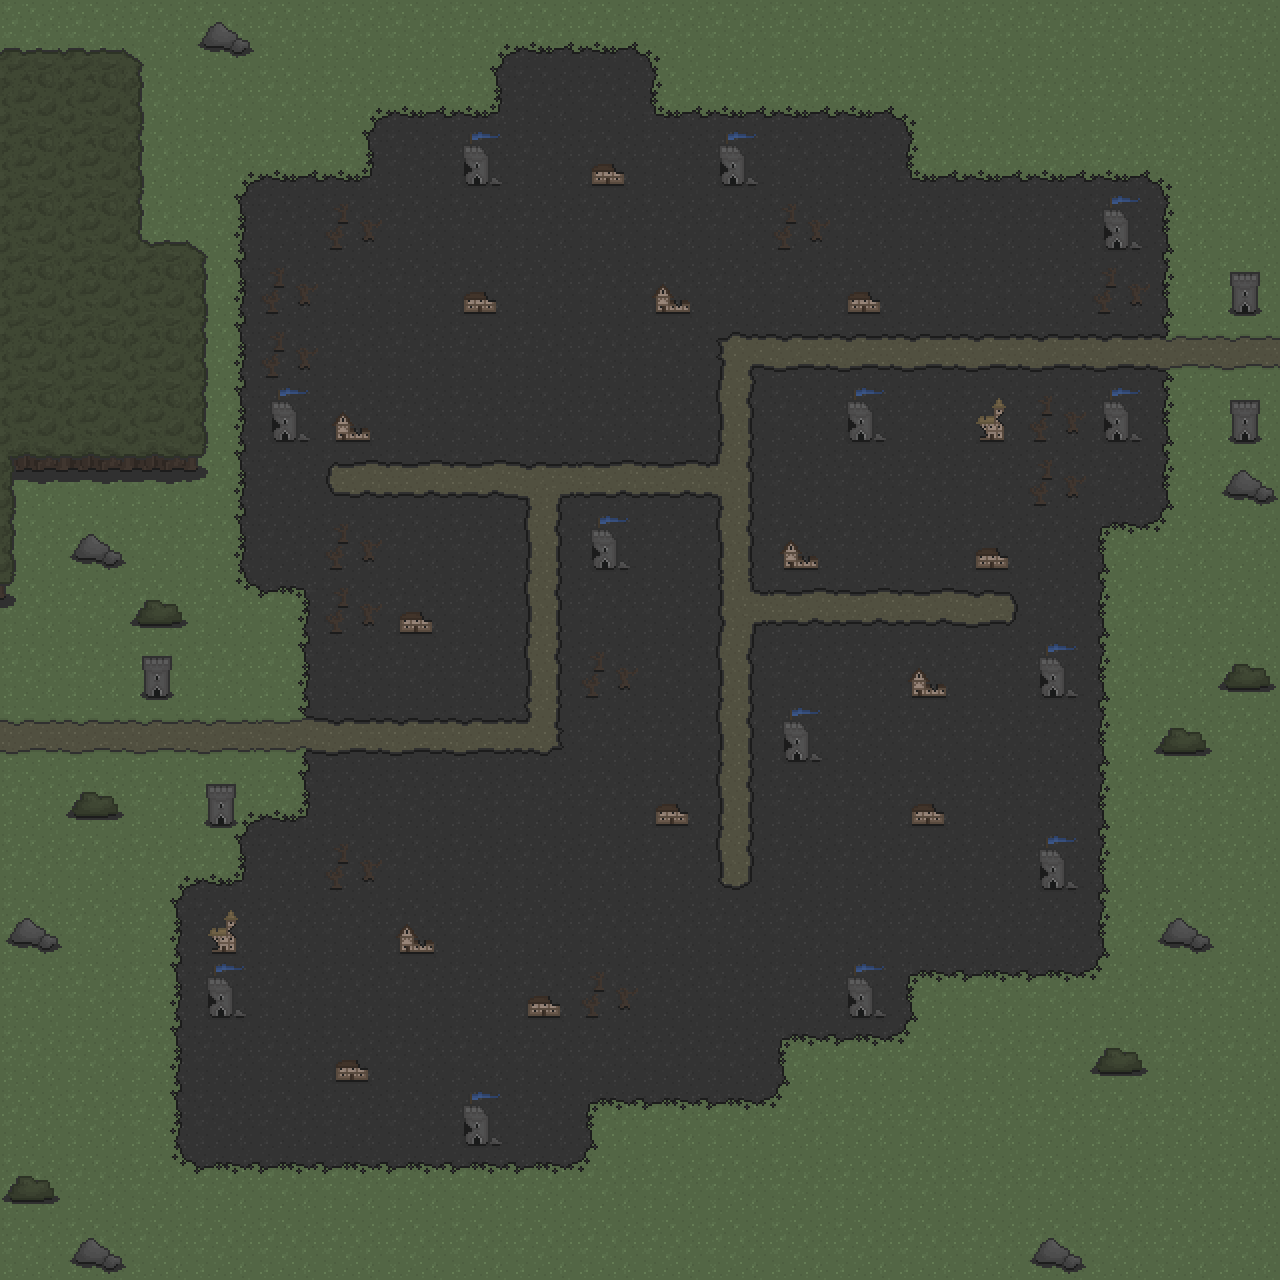

This game map was drawn from its Tiled (.tmx) file and the tilesets committed beside it. A one-line description and the full map source follow:
An orthogonal 20x20 tile map with 64x64 px tiles, 3 tile layers (Tile Layer 1, Tile Layer 2, Tile Layer 3).

<map version="1.0" tiledversion="1.1.6" orientation="orthogonal" renderorder="right-down" width="20" height="20" tilewidth="64" tileheight="64" infinite="0" nextobjectid="1">
 <tileset firstgid="1" source="src/Tilemaps/Test/Tileset.tsx" />
 <layer name="Tile Layer 1" width="20" height="20">
  <data encoding="csv">
14,14,14,14,14,14,14,14,14,14,14,14,14,14,14,14,14,14,14,14,
14,14,14,14,14,14,14,14,19,19,14,14,14,14,14,14,14,14,14,14,
14,14,14,14,14,14,19,19,19,19,19,19,19,19,14,14,14,14,14,14,
14,14,14,14,19,19,19,19,19,19,19,19,19,19,19,19,19,19,14,14,
14,14,14,14,19,19,19,19,19,19,19,19,19,19,19,19,19,19,14,14,
14,14,14,14,19,19,19,19,19,19,19,19,19,19,19,19,19,19,14,14,
14,14,14,14,19,19,19,19,19,19,19,19,19,19,19,19,19,19,14,14,
14,14,14,14,19,19,19,19,19,19,19,19,19,19,19,19,19,19,14,14,
14,14,14,14,19,19,19,19,19,19,19,19,19,19,19,19,19,14,14,14,
14,14,14,14,14,19,19,19,19,19,19,19,19,19,19,19,19,14,14,14,
14,14,14,14,14,19,19,19,19,19,19,19,19,19,19,19,14,14,14,14,
14,14,14,14,14,19,19,19,19,19,19,19,19,19,19,19,19,14,14,14,
14,14,14,14,14,19,19,19,19,19,19,19,19,19,19,19,19,14,14,14,
14,14,14,14,19,19,19,19,19,19,19,19,19,19,19,19,19,14,14,14,
14,14,14,19,19,19,19,19,19,19,19,19,19,19,19,19,19,14,14,14,
14,14,14,19,19,19,19,19,19,19,19,19,19,19,14,14,14,14,14,14,
14,14,14,19,19,19,19,19,19,19,19,19,14,14,14,14,14,14,14,14,
14,14,14,19,19,19,19,19,19,14,14,14,14,14,14,14,14,14,14,14,
14,14,14,14,14,14,14,14,14,14,14,14,14,14,14,14,14,14,14,14,
14,14,14,14,14,14,14,14,14,14,14,14,14,14,14,14,14,14,14,14
</data>
 </layer>
 <layer name="Tile Layer 2" width="20" height="20">
  <data encoding="csv">
33,33,34,0,0,0,0,1610612746,9,9,10,0,0,0,0,0,0,0,0,0,
43,43,44,0,0,1610612746,9,18,0,0,2684354578,9,9,9,10,0,0,0,0,0,
43,43,44,1610612746,9,18,0,0,0,0,0,0,0,0,2684354578,9,9,9,10,0,
43,43,55,1610612745,0,0,0,0,0,0,0,0,0,0,0,0,0,0,2684354569,0,
43,43,43,1610612745,0,0,0,0,0,0,0,0,0,0,0,0,0,0,2684354569,0,
43,43,43,1610612745,0,0,0,0,0,0,0,0,0,0,0,0,0,0,2684354569,0,
43,43,43,1610612745,0,0,0,0,0,0,0,0,0,0,0,0,0,0,2684354569,0,
41,53,53,1610612745,0,0,0,0,0,0,0,0,0,0,0,0,0,0,2684354569,0,
44,0,0,1610612745,0,0,0,0,0,0,0,0,0,0,0,0,0,3221225490,2684354570,0,
54,0,0,3221225482,1610612754,0,0,0,0,0,0,0,0,0,0,0,0,2684354569,0,0,
0,0,0,0,1610612745,0,0,0,0,0,0,0,0,0,0,0,19,2684354569,0,0,
23,23,23,23,1610612745,0,0,0,0,0,0,0,0,0,0,0,0,2684354569,0,0,
0,0,0,1610612746,18,0,0,0,0,0,0,0,0,0,0,0,0,2684354569,0,0,
0,0,1610612746,18,0,0,0,0,0,0,0,0,0,0,0,0,0,2684354569,0,0,
0,0,1610612745,0,0,0,0,0,0,0,0,0,0,0,0,0,0,2684354569,0,0,
0,0,1610612745,0,0,0,0,0,0,0,0,0,0,0,3221225490,3221225481,3221225481,2684354570,0,0,
0,0,1610612745,0,0,0,0,0,0,0,0,0,3221225490,3221225481,2684354570,0,0,0,0,0,
0,0,1610612745,0,0,0,0,0,0,3221225490,3221225481,3221225481,2684354570,0,0,0,0,0,0,0,
0,0,3221225482,3221225481,3221225481,3221225481,3221225481,3221225481,3221225481,2684354570,0,0,0,0,0,0,0,0,0,0,
0,0,0,0,0,0,0,0,0,0,0,0,0,0,0,0,0,0,0,0
</data>
 </layer>
 <layer name="Tile Layer 3" width="20" height="20">
  <data encoding="csv">
0,0,0,24,0,0,0,0,0,0,0,0,0,0,0,0,0,0,0,0,
0,0,0,0,0,0,0,0,0,0,0,0,0,0,0,0,0,0,0,0,
0,0,0,0,0,0,0,4,0,6,0,4,0,0,0,0,0,0,0,0,
0,0,0,34,0,28,0,0,0,0,0,0,28,0,0,0,0,4,0,0,
0,0,0,44,28,0,0,6,0,0,7,0,0,6,0,0,0,28,0,1,
0,0,0,44,28,0,0,0,0,0,0,62,63,63,63,63,63,63,56,23,
0,0,0,44,4,7,0,0,0,0,0,2684354623,0,4,0,8,28,4,0,1,
0,0,0,54,0,3221225519,3221225535,3221225535,61,3221225535,3221225535,2684354621,0,0,0,0,28,0,0,24,
0,24,0,0,0,28,0,0,2684354623,4,0,2684354623,7,0,0,6,0,0,0,0,
0,0,15,0,0,28,6,0,2684354623,0,0,1610612797,3221225535,3221225535,3221225535,47,0,0,0,0,
0,0,1,0,0,0,0,0,2684354623,28,0,2684354623,0,0,7,0,4,0,0,15,
0,0,0,0,3221225528,63,63,63,3221225534,0,0,2684354623,4,0,0,0,0,0,15,0,
0,15,0,1,0,0,0,0,0,0,6,2684354623,0,0,6,0,0,0,0,0,
0,0,0,0,0,28,0,0,0,0,0,2684354607,0,0,0,0,4,0,0,0,
24,0,0,8,0,0,7,0,0,0,0,0,0,0,0,0,0,0,24,0,
0,0,0,4,0,0,0,0,6,28,0,0,0,4,0,0,0,0,0,0,
0,0,0,0,0,6,0,0,0,0,0,0,0,0,0,0,0,15,0,0,
0,0,0,0,0,0,0,4,0,0,0,0,0,0,0,0,0,0,0,0,
15,0,0,0,0,0,0,0,0,0,0,0,0,0,0,0,0,0,0,0,
0,24,0,0,0,0,0,0,0,0,0,0,0,0,0,0,24,0,0,0
</data>
 </layer>
</map>
